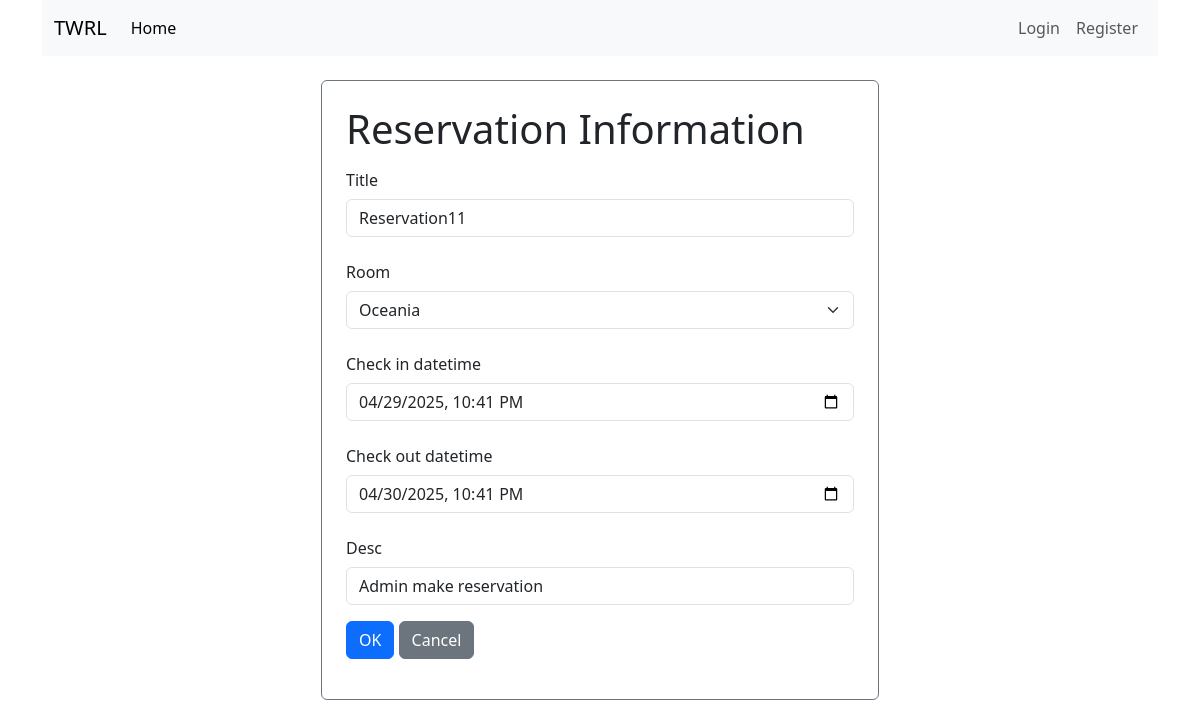
Page /mybookingupdate/9 on the committed database.
### TWRL/models.py (models this page shows, shortened)
class BaseModel(models.Model):
    created_at = models.DateTimeField(auto_now_add=True)
    updated_at = models.DateTimeField(auto_now=True)
    class Meta:
        abstract = True

class Reservation(BaseModel):
    client = models.ForeignKey(User, on_delete=models.CASCADE, related_name='client')
    creator = models.ForeignKey(User, on_delete=models.CASCADE, related_name='creator', null=True, blank=True)
    title = models.CharField(default="New Reservation", max_length=255) #reservation title for display
    room = models.ForeignKey(Room, on_delete=models.CASCADE, related_name='room')
    check_in_datetime = models.DateTimeField()
    check_out_datetime = models.DateTimeField()
    desc = models.CharField(max_length=255, null=True, blank=True)

### TWRL/views.py (the view, shortened to what this page needs)
# urls.py: path("mybookingupdate/<int:pk>", MyBookingUpdate.as_view(), name='my_booking_detail'),
class MyBookingUpdate(UpdateView):
    model = Reservation
    template_name = 'my_booking_detail.html'
    success_url = reverse_lazy('my_booking_list')
    form_class = MyBookingCreateForm

### TWRL/forms.py
class MyBookingCreateForm(forms.ModelForm):
    class Meta:
        model = Reservation
        fields = ['title', 'room', 'check_in_datetime', 'check_out_datetime', 'desc']
        widgets = {
            'title': forms.TextInput(attrs={'class': 'form-control'}),
            'desc': forms.TextInput(attrs={'class': 'form-control'}),
            'room': forms.Select(attrs={'class': 'form-select'}),
            'check_in_datetime': forms.DateTimeInput(attrs={'class': 'form-control ', 'type': 'datetime-local'}),
            'check_out_datetime': forms.DateTimeInput(attrs={'class': 'form-control', 'type': 'datetime-local'}),
        }

### TWRL/models.py (called while the page is built)
    def __str__(self):
        return self.title

### Templates/my_booking_detail.html (shortened to what this page needs)
{% extends 'BASE.html' %}
{% block content %}
    <div class="d-flex justify-content-center align-items-center mt-4">
        <div class="col-md-6 border border-1 border-secondary p-4 rounded">
            <div><h1>Reservation Information</h1></div>
            <form method="post" action="{% url 'my_booking_detail' reservation.id %}" class="form-horizontal">
                {% for field in form %}
                    <div class="col-md-12 mb-3 ">
                        <label for="{{ field.id_for_label }}" class="col-form-label">
                            {{ field.label }}
                        </label>
                        {{ field }}
                    </div>
                {% endfor %}
                <div class="col-md-12 mb-3">
                    <button type="submit" class="btn btn-primary"> OK</button>
                    <button type="button" class="btn btn-secondary"
                            onclick="window.location='{% url 'my_booking_list' %}'; return false;"> Cancel
                    </button>
                </div>
            </form>
        </div>
    </div>
{% endblock %}

### rows in the picture
Reservation: form "Reservation11" "Oceania" "04/29/2025 22:41" "04/30/2025 22:41" "Admin make reservation"

### other values in the picture
{{ field.label }} "Title" "Room" "Check in datetime" "Check out datetime" "Desc"
